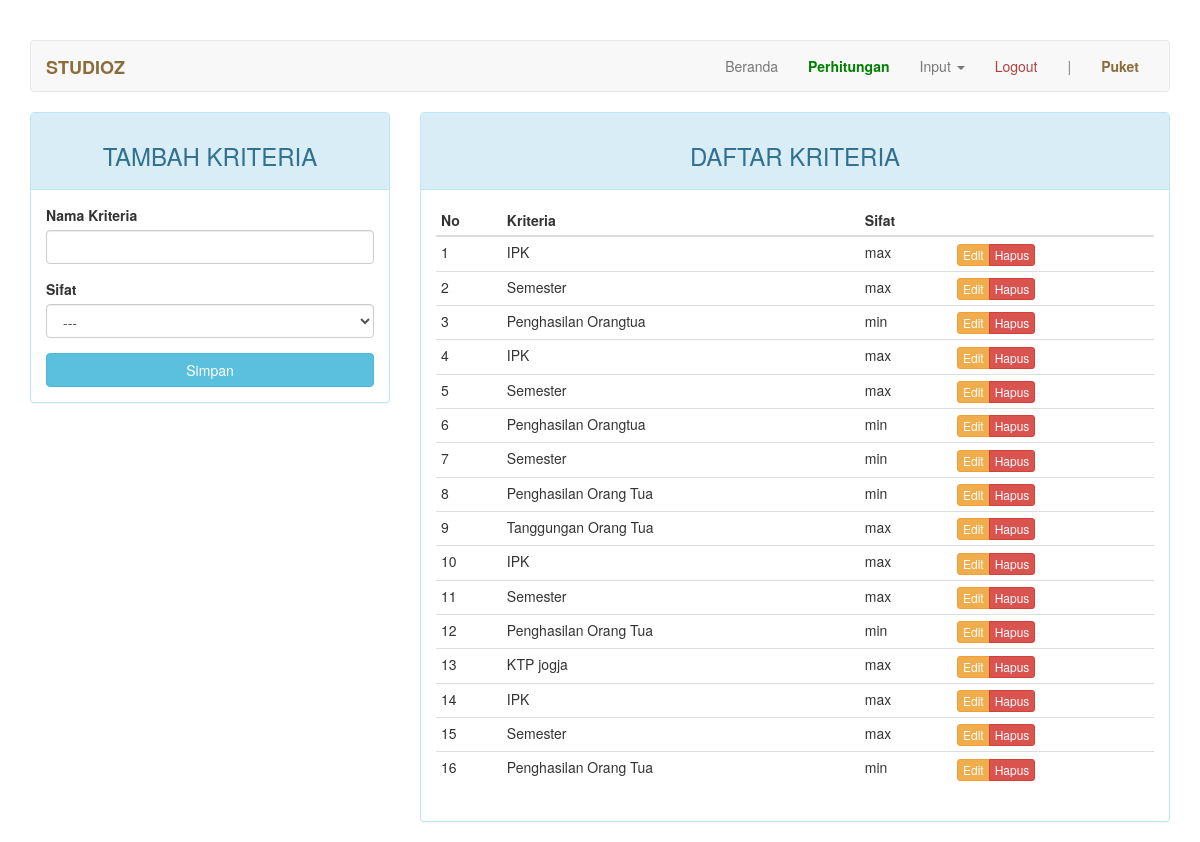
Screenshot of /?page=kriteria (signed in) with the database file from the repository.
### tables this page shows
CREATE TABLE IF NOT EXISTS `kriteria` (
  `kd_kriteria` int(11) NOT NULL AUTO_INCREMENT,
  `kd_beasiswa` int(11) NOT NULL,
  `nama` varchar(50) DEFAULT NULL,
  `sifat` enum('min','max') DEFAULT NULL,
  PRIMARY KEY (`kd_kriteria`),
  KEY `kd_beasiswa` (`kd_beasiswa`),
  KEY `kd_beasiswa_2` (`kd_beasiswa`)
);

### page/kriteria.php (the view, shortened to what this page needs)
<?php
$update = (isset($_GET['action']) AND $_GET['action'] == 'update') ? true : false;
?>
<div class="row">
	<div class="col-md-4">
	    <div class="panel panel-<?= ($update) ? "warning" : "info" ?>">
	        <div class="panel-heading"><h3 class="text-center"><?= ($update) ? "EDIT KRITERIA" : "TAMBAH KRITERIA" ?></h3></div>
	        <div class="panel-body">
	            <form action="<?=$_SERVER['REQUEST_URI']?>" method="POST">
	                <div class="form-group">
	                    <label for="nama">Nama Kriteria</label>
	                    <input type="text" name="nama" class="form-control" <?= (!$update) ?: 'value="'.$row["nama"].'"' ?>>
	                </div>
									<div class="form-group">
	                  <label for="sifat">Sifat</label>
										<select class="form-control" name="sifat">
											<option>---</option>
										</select>
									</div>
	                <button type="submit" class="btn btn-<?= ($update) ? "warning" : "info" ?> btn-block">Simpan</button>
	            </form>
	        </div>
	    </div>
	</div>
	<div class="col-md-8">
	    <div class="panel panel-info">
	        <div class="panel-heading"><h3 class="text-center">DAFTAR KRITERIA</h3></div>
	        <div class="panel-body">
	            <table class="table table-condensed">
	                <thead>
	                    <tr>
	                        <th>No</th>
	                        <th>Kriteria</th>
	                        <th>Sifat</th>
	                        <th></th>
	                    </tr>
	                </thead>
	                <tbody>
	                    <?php $no = 1; ?>
	                    <?php if ($query = $connection->query("SELECT a.nama AS kriteria, b.nama AS beasiswa, a.kd_kriteria, a.sifat FROM kriteria a JOIN beasiswa b USING(kd_beasiswa)")): ?>
	                        <?php while($row = $query->fetch_assoc()): ?>
	                        <tr>
	                            <td><?=$no++?></td>
	                            <td><?=$row['kriteria']?></td>
	                            <td><?=$row['sifat']?></td>
	                            <td>
	                                <div class="btn-group">
	                                    <a href="?page=kriteria&action=update&key=<?=$row['kd_kriteria']?>" class="btn btn-warning btn-xs">Edit</a>
	                                    <a href="?page=kriteria&action=delete&key=<?=$row['kd_kriteria']?>" class="btn btn-danger btn-xs">Hapus</a>
	                                </div>
	                            </td>
	                        </tr>
	                        <?php endwhile ?>
	                    <?php endif ?>
	                </tbody>
	            </table>
	        </div>
	    </div>
	</div>
</div>

### index.php (style rules this page uses)
body { margin-top: 40px; }

### rows the page displays
kriteria: nama "IPK", sifat "max"
kriteria: nama "Semester", sifat "max"
kriteria: nama "Penghasilan Orangtua", sifat "min"
kriteria: nama "IPK", sifat "max"
kriteria: nama "Semester", sifat "max"
kriteria: nama "Penghasilan Orangtua", sifat "min"
kriteria: nama "Semester", sifat "min"
kriteria: nama "Penghasilan Orang Tua", sifat "min"
kriteria: nama "Tanggungan Orang Tua", sifat "max"
kriteria: nama "IPK", sifat "max"
kriteria: nama "Semester", sifat "max"
kriteria: nama "Penghasilan Orang Tua", sifat "min"
kriteria: nama "KTP jogja", sifat "max"
kriteria: nama "IPK", sifat "max"
kriteria: nama "Semester", sifat "max"
kriteria: nama "Penghasilan Orang Tua", sifat "min"

### other values shown
$_SESSION["username"] "Puket"
